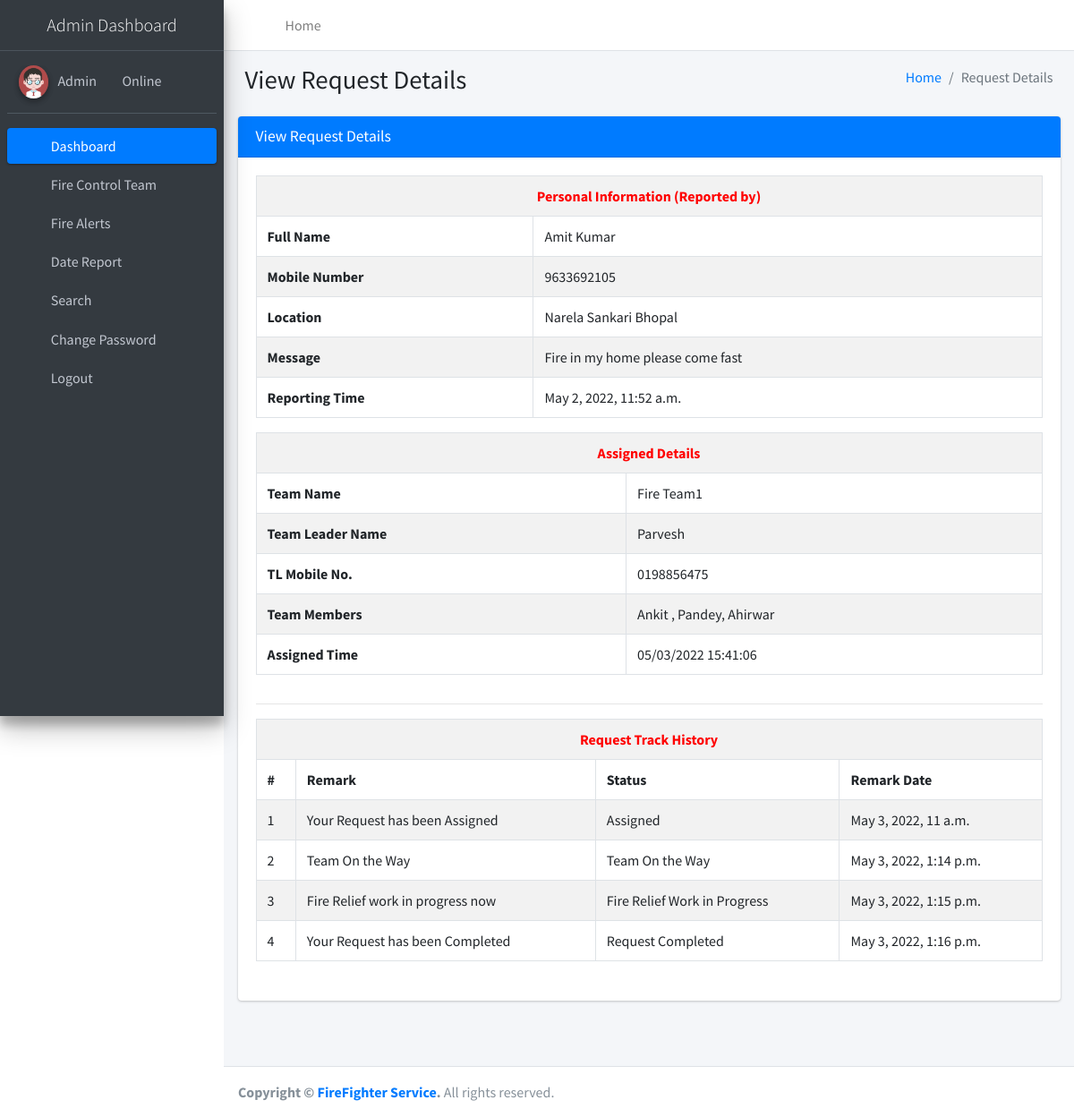
/viewRequestDetails/1 (signed in), run on the app's committed database.
### firereport/models.py (models this page shows, shortened)
class Firereport(models.Model):
    FullName = models.CharField(max_length=250, null=True)
    MobileNumber = models.CharField(max_length=12, null=True)
    Location = models.CharField(max_length=200, null=True)
    Message = models.CharField(max_length=200, null=True)
    AssignTo = models.ForeignKey(Teams, on_delete=models.CASCADE, null=True)
    Status = models.CharField(max_length=150, null=True)
    Postingdate = models.DateTimeField(auto_now_add=True)
    AssignedTime = models.CharField(max_length=150, null=True)
    UpdationDate = models.DateTimeField(null=True)

class Teams(models.Model):
    teamName = models.CharField(max_length=200, null=True)
    teamLeaderName = models.CharField(max_length=250, null=True)
    teamLeadMobno = models.CharField(max_length=15, null=True)
    teamMembers = models.CharField(max_length=300, null=True)
    postingDate = models.DateTimeField(auto_now_add=True)

class Firetequesthistory(models.Model):
    firereport = models.ForeignKey(Firereport, on_delete=models.CASCADE, null=True)
    status = models.CharField(max_length=200, null=True)
    remark = models.CharField(max_length=250, null=True)
    postingDate = models.DateTimeField(auto_now_add=True)

### firereport/views.py (the view)
# urls.py: path('viewRequestDetails/<int:pid>', viewRequestDetails, name='viewRequestDetails'),
def viewRequestDetails(request,pid):
    if not request.user.is_authenticated:
        return redirect('admin_login')
    firereport = Firereport.objects.get(id=pid)
    report1 = Firetequesthistory.objects.filter(firereport=firereport)
    firereportid = firereport.id
    team = Teams.objects.all()
    reportcount = Firetequesthistory.objects.filter(firereport=firereport).count()
    try:
        if request.method == "POST":
            teamid = request.POST['AssignTo']
            Status="Assigned"
            team1 = Teams.objects.get(id=teamid)
            try:
                firereport.AssignTo = team1
                firereport.Status = Status
                now = datetime.now()
                firereport.AssignedTime = now.strftime("%m/%d/%Y %H:%M:%S")
                firereport.save()
                error = "no"
            except:
                error = "yes"
    except:
        if request.method == "POST":
            status = request.POST['status']
            remark = request.POST['remark']
            try:
                requesttracking = Firetequesthistory.objects.create(firereport=firereport,status=status, remark=remark)
                firereport.Status = status
                firereport.save()
                firereport.UpdationDate = date.today()
                error1 = "no"
            except:
                error1 = "yes"
    return render(request, 'admin/viewRequestDetails.html', locals())

### firereport/templates/admin/viewRequestDetails.html (shortened to what this page needs)
{% extends 'adminNavbar.html' %}
{% block main %}
{% load static %}
<section class="content">
    <div class="content-header">
        <div class="container-fluid">
            <div class="row mb-2">
                <div class="col-sm-6">
                    <h1 class="m-0">View Request Details</h1>
                </div>
                <div class="col-sm-6">
                    <ol class="breadcrumb float-sm-right">
                        <li class="breadcrumb-item"><a href="{% url 'dashboard' %}">Home</a></li>
                        <li class="breadcrumb-item active">Request Details</li>
                    </ol>
                </div>
            </div>
        </div>
    </div>
    <div class="container-fluid">
        <div class="row">
            <div class="col-md-12">
                <div class="card card-primary">
                    <div class="card-header">
                        <h3 class="card-title">View Request Details</h3>
                    </div>
                    <div class="card-body">
                        <div class="row">
                            <div class="col-12">
                                <table id="example1" class="table table-bordered table-striped">
                                    <tr>
                                        <th style="text-align: center; color: red;" colspan="2">Personal Information (Reported by)
                                        </th>
                                    </tr>
                                    <tr>
                                        <th>Full Name</th>
                                        <td>{{firereport.FullName}}</td>
                                    </tr>
                                    <tr>
                                        <th>Mobile Number</th>
                                        <td>{{firereport.MobileNumber}}</td>
                                    </tr>
                                    <tr>
                                        <th>Location</th>
                                        <td>{{firereport.Location}}</td>
                                    </tr>
                                    <tr>
                                        <th>Message</th>
                                        <td>{{firereport.Message}}</td>
                                    </tr>
                                    <tr>
                                        <th>Reporting Time</th>
                                        <td>{{firereport.Postingdate}}</td>
                                    </tr>
                                </table>
                            </div>
                            {% if firereport.AssignTo == null %}
                            <h4 align="center" style="color:red;"> Not Assigned Yet </h4>
                            {% else %}
                            <div class="col-12">
                                <table id="example1" class="table table-bordered table-striped">
                                    <tr>
                                        <th style="text-align: center; color: red;" colspan="2">Assigned Details</th>
                                    </tr>
                                    <tr>
                                        <th>Team Name</th>
                                        <td>{{firereport.AssignTo.teamName}}</td>
                                    </tr>
                                    <tr>
                                        <th>Team Leader Name</th>
                                        <td>{{firereport.AssignTo.teamLeaderName}}</td>
                                    </tr>
                                    <tr>
                                        <th>TL Mobile No.</th>
                                        <td>{{firereport.AssignTo.teamLeadMobno}}</td>
                                    </tr>
                                    <tr>
                                        <th>Team Members</th>
                                        <td>{{firereport.AssignTo.teamMembers}}</td>
                                    </tr>
                                    <tr>
                                        <th>Assigned Time</th>
                                        <td>{{firereport.AssignedTime}}</td>
                                    </tr>
                                </table>
                            </div>
                            {% endif %}
                        </div>
                        <hr>
                        {% if reportcount != 0 %}
                        <table id="example1" class="table table-bordered table-striped">
                            <tr align="center" style="color: red;">
                                <th colspan="4">Request Track History</th>
                            </tr>
                            <tr>
                                <th>#</th>
                                <th>Remark</th>
                                <th>Status</th>
                                <th>Remark Date</th>
                            </tr>
                            {% for i in report1 %}
                            <tr>
                                <td>{{forloop.counter}}</td>
                                <td>{{i.remark}}</td>
                                <td>{{i.status}}</td>
                                <td>{{i.postingDate}}</td>
                            </tr>
                            {% endfor %}
                        </table>
                        {% endif %}
                        <br>
                    </div>
                </div>
            </div>
        </div>
    </div>
</section>
{% endblock %}

### data on the page
Firereport: FullName "Amit Kumar", MobileNumber "9633692105", Location "Narela Sankari Bhopal", Message "Fire in my home please come fast", Postingdate "May 2, 2022, 11:52 a.m.", AssignTo.teamName "Fire Team1", AssignTo.teamLeaderName "Parvesh", AssignTo.teamLeadMobno "0198856475", AssignTo.teamMembers "Ankit , Pandey, Ahirwar", AssignedTime "05/03/2022 15:41:06"
Firetequesthistory: remark "Your Request has been Assigned", status "Assigned", postingDate "May 3, 2022, 11 a.m."
Firetequesthistory: remark "Team On the Way", status "Team On the Way", postingDate "May 3, 2022, 1:14 p.m."
Firetequesthistory: remark "Fire Relief work in progress now", status "Fire Relief Work in Progress", postingDate "May 3, 2022, 1:15 p.m."
Firetequesthistory: remark "Your Request has been Completed", status "Request Completed", postingDate "May 3, 2022, 1:16 p.m."
